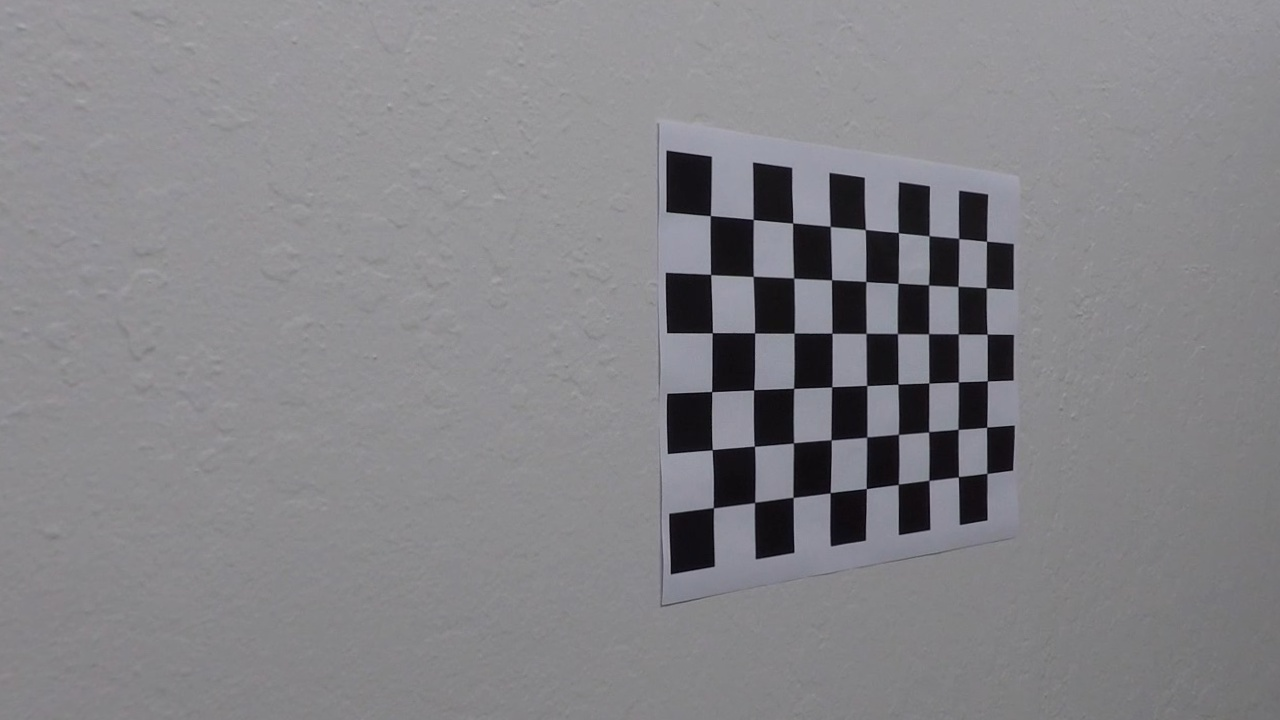
#> input picture camera_cal_corners/calibration8_undistorted.jpg, 1280 x 720 px
$ python perspective_plot.py
#> lines starting #> are read from the running program, lines starting #| are printed output that depends on the picture
#> in main, img is the input picture: shape (720, 1280, 3); mean B, G, R 135.8, 132, 132.7
import cv2
import numpy as np
import matplotlib.pyplot as plt
import os


def unwarp_chessboard(img, row_number, col_number, offset):
    """
    warp an chessboard image
    :param img: input image
    :param row_number: number of rows
    :param col_number: number of columns
    :param offset: offset of the four outmost inner corners in the warped image
    :return: warped image and perspective matrix
    """
#> called with row_number = 6, col_number = 9, offset = 0

    gray = cv2.cvtColor(img, cv2.COLOR_BGR2GRAY)

    ret, corners = cv2.findChessboardCorners(gray, (col_number, row_number), None)
#> ret = True; corners = 54 rows, first 8: [710.5, 215.8], [752.6, 218.9], [792.9, 223], [829.5, 225.6], [865.8, 229.3], [897.5, 231.9], [929.5, 235.1], [959.5, 239.5]

    src = np.float32([corners[0], corners[col_number - 1], corners[-1], corners[-col_number]])
#> src = [[710.5, 215.8], [986.3, 241.3], [987.6, 474.3], [714, 508.3]]

    img_size = (gray.shape[1], gray.shape[0])  # `img_size = gray.shape` should also work
#> img_size = (1280, 720)

    dst = np.float32([[offset, offset],
                      [img_size[0] - offset, offset],
                      [img_size[0] - offset, img_size[1] - offset],
                      [offset, img_size[1] - offset]])

    M = cv2.getPerspectiveTransform(src, dst)
#> M = [[2.42, -0.0283, -1712.5], [-0.148, 1.6, -240.1], [-0.000484, -9.45e-06, 1]]

    warped = cv2.warpPerspective(img, M, img_size, flags=cv2.INTER_LINEAR)
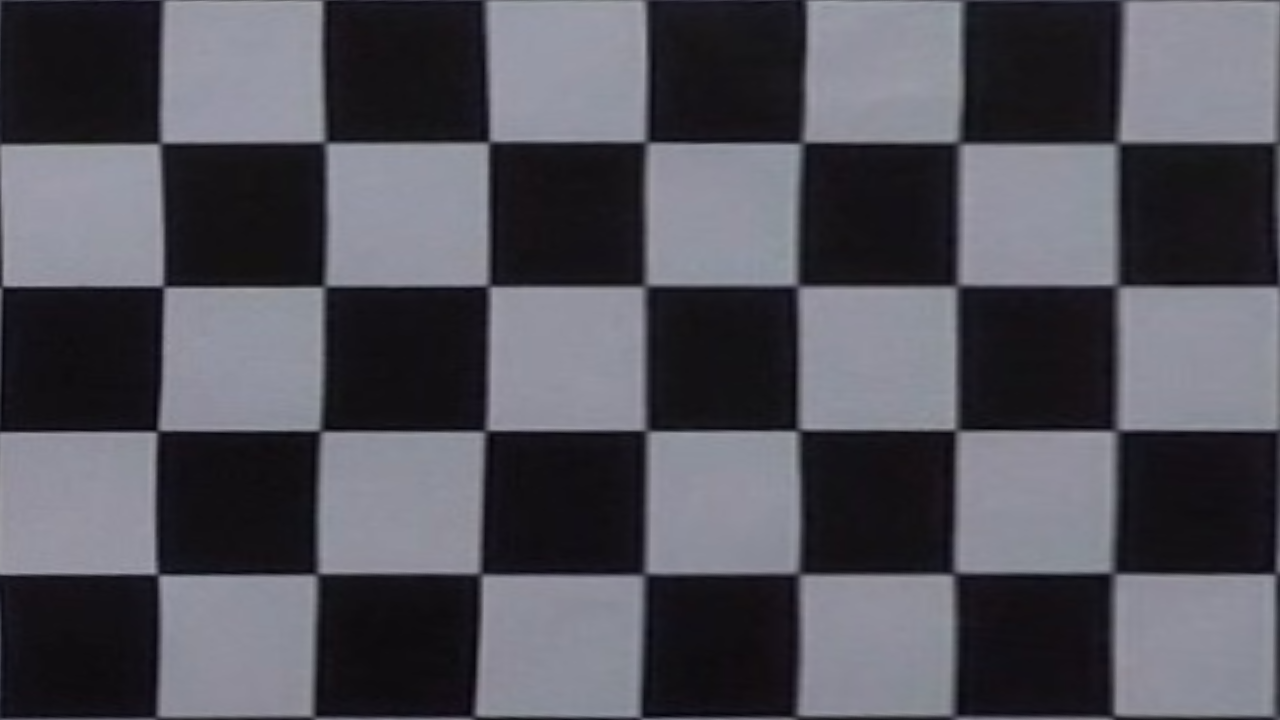
#> warped: shape (720, 1280, 3); mean B, G, R 90, 81.7, 82.3

    return warped, M


def main():
    image_name = 'calibration8'
    base_dir = os.path.dirname(__file__)
    # img_path = os.path.abspath(os.path.join(base_dir, '..', '..', 'camera_cal', image_name + '.jpg'))
    # note calibration2: undistorted image cannot find corners correctly, has to use the original image, as above

    img_path = os.path.abspath(os.path.join(base_dir, '..', '..', 'camera_cal_corners', image_name + '_undistorted.jpg'))
    warped_img_path = os.path.abspath(os.path.join(base_dir, '..', '..', 'camera_cal_corners', image_name + '_warped.jpg'))

    grid_rows = 6
    grid_columns = 9
    offset = 0

    img = cv2.imread(img_path)
    warped_img, perspective_M = unwarp_chessboard(img, grid_rows, grid_columns, offset)
#> perspective_M has the same summary as M in unwarp_chessboard

    f, (ax1, ax2) = plt.subplots(1, 2, figsize=(24, 9))
    f.tight_layout()
    ax1.imshow(img)
    ax1.set_title('Original Image', fontsize=50)
    ax2.imshow(warped_img)
    ax2.set_title('Warped Image', fontsize=50)
    plt.subplots_adjust(left=0., right=1, top=0.9, bottom=0.)
    plt.savefig(warped_img_path)
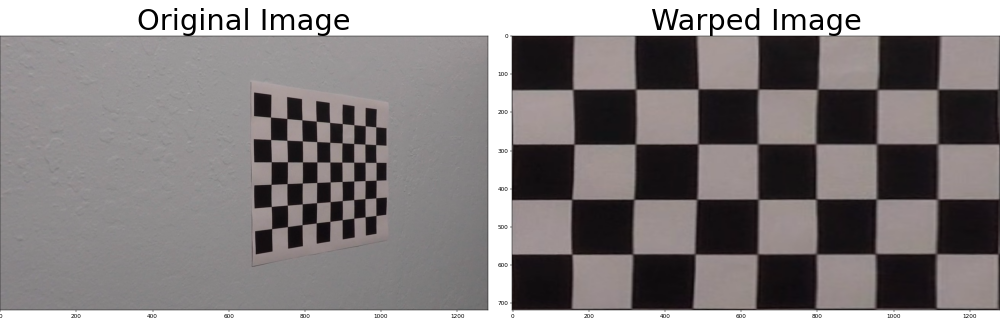
#> figure drawn by matplotlib, 2 panels; B, G, R data is drawn as R, G, B


if __name__ == '__main__':
    main()

$ run again, with camera_cal_corners/calibration2_undistorted.jpg copied over camera_cal_corners/calibration8_undistorted.jpg
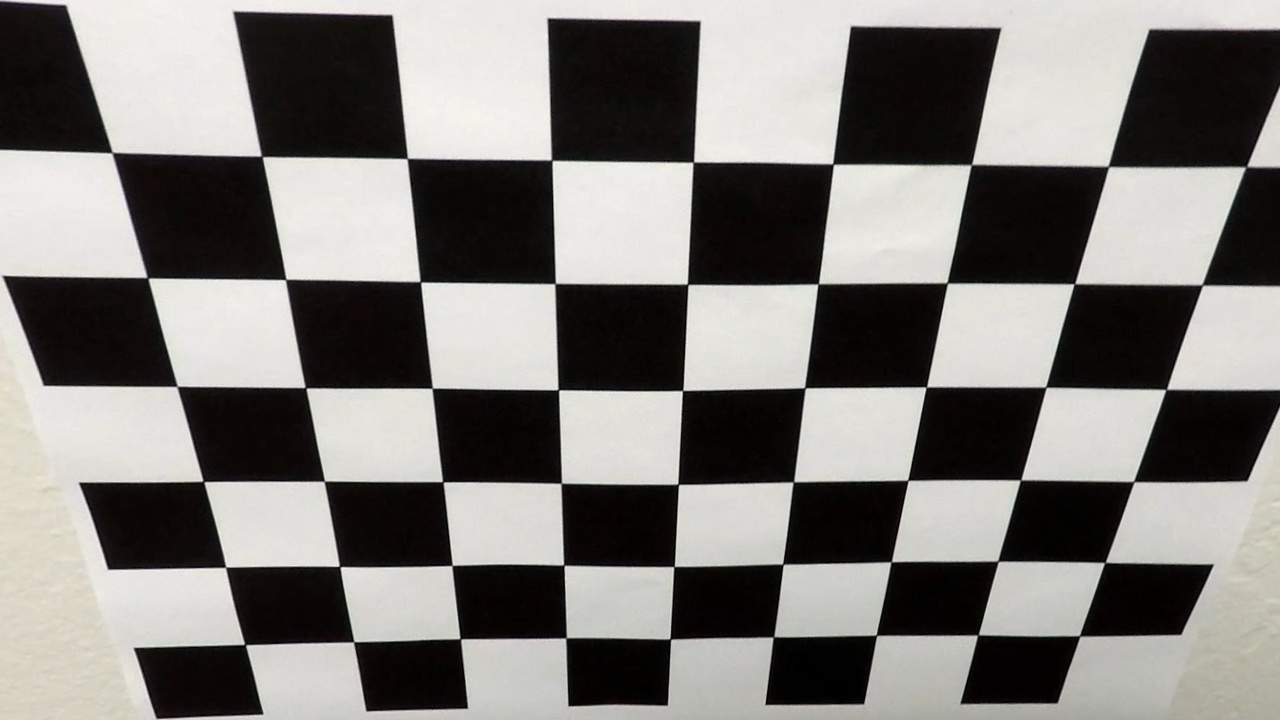
#> input picture camera_cal_corners/calibration2_undistorted.jpg, 1280 x 720 px
#> in main, img is the input picture: shape (720, 1280, 3); mean B, G, R 121.2, 124.5, 126.4
#> ret = False; corners = 53 rows, first 8: [111.5, 153], [261.5, 156.5], [285.5, 279.5], [147.5, 277.5], [407, 158.5], [420.5, 282], [432.5, 388], [305.5, 388]
#> src = [[111.5, 153], [177, 386.5], [551.5, 160.5], [693.5, 162]]
#> M = [[0.126, -8.18, 1237.4], [-0.00731, 0.00205, 0.501], [5.81e-05, -0.00646, 1]]
#> in unwarp_chessboard, `warped = cv2.warpPerspective(img, M, img_size, flags=cv2.INTER_LINEAR)`:
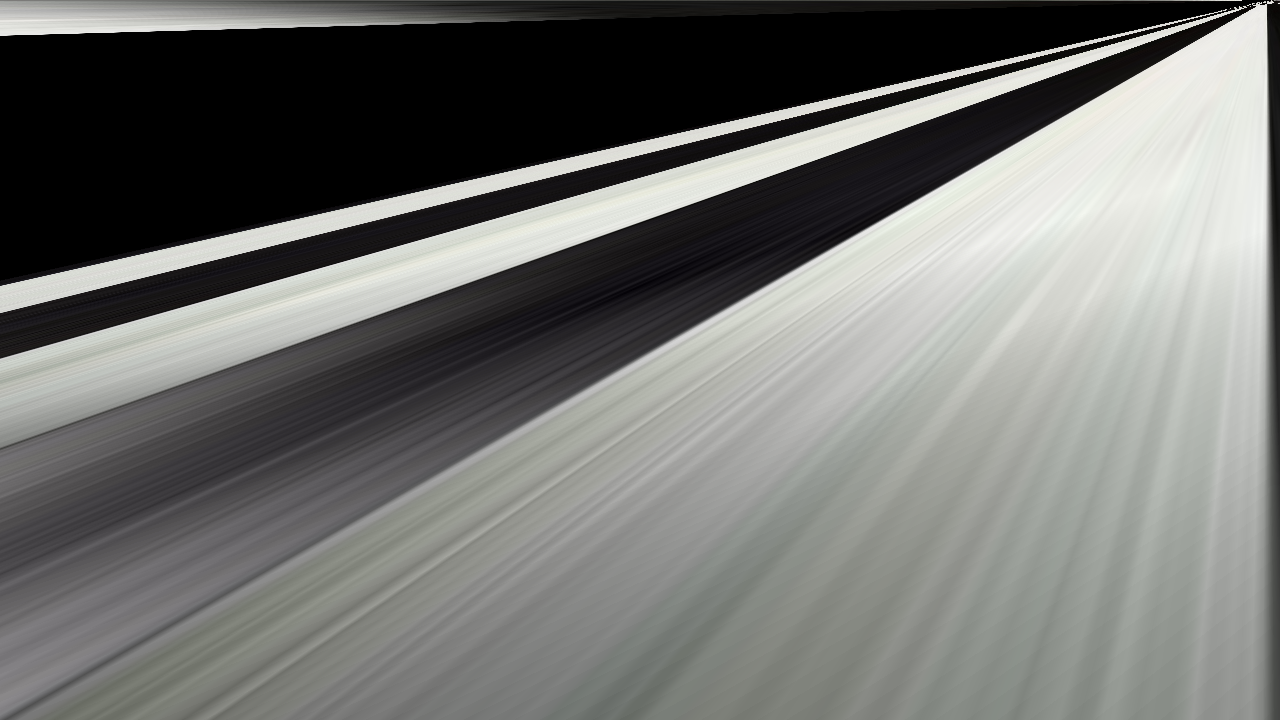
#> warped: shape (720, 1280, 3); mean B, G, R 112.4, 115, 114.1
#> perspective_M has the same summary as M in unwarp_chessboard
#> in main, `plt.savefig(warped_img_path)`:
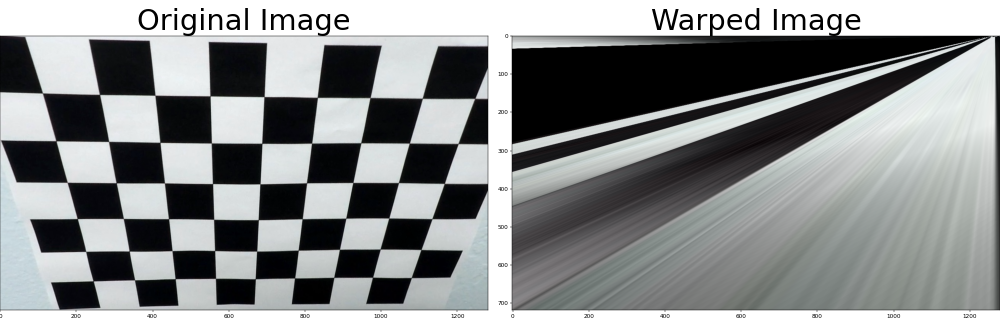
#> figure drawn by matplotlib, 2 panels; B, G, R data is drawn as R, G, B

$ run again, with camera_cal_corners/calibration9_undistorted.jpg copied over camera_cal_corners/calibration8_undistorted.jpg
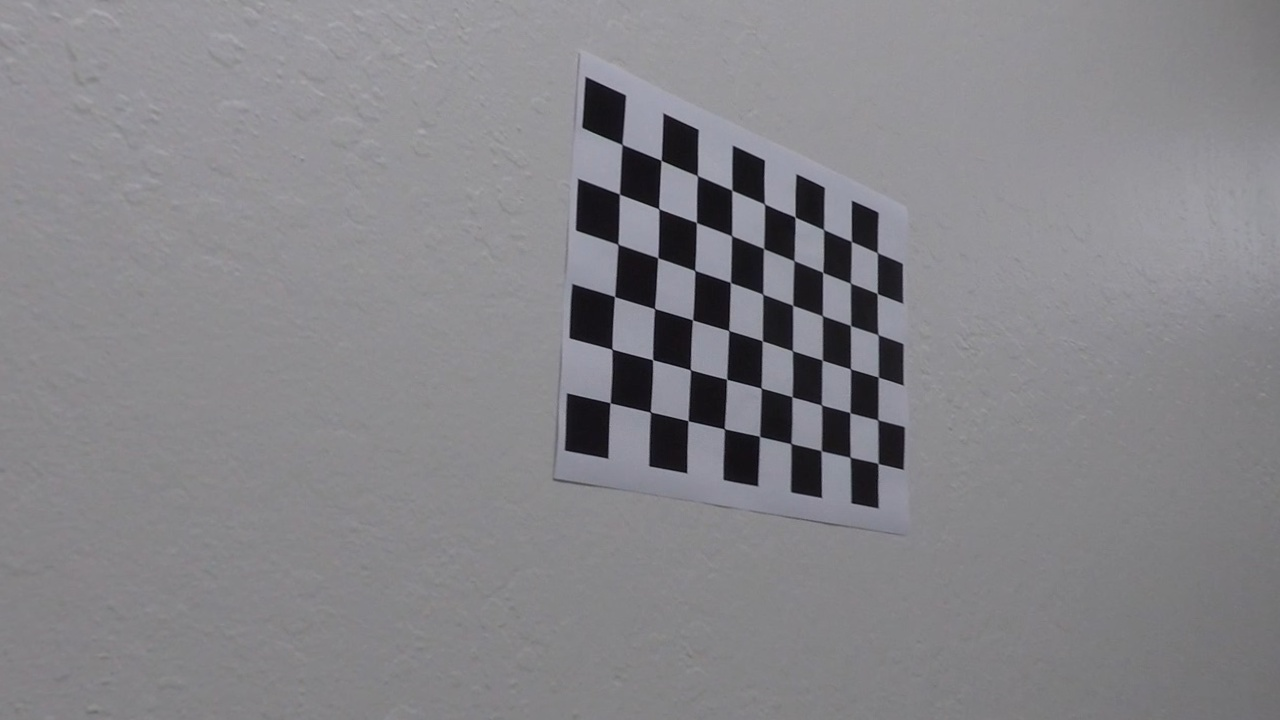
#> input picture camera_cal_corners/calibration9_undistorted.jpg, 1280 x 720 px
#> in main, img is the input picture: shape (720, 1280, 3); mean B, G, R 136.6, 132.5, 133.4
#> ret = True; corners = 54 rows, first 8: [622.1, 144.5], [661.1, 160.3], [697.4, 175.6], [731.9, 190.2], [764.4, 203.9], [795, 217.1], [823.5, 229.4], [851.4, 241.5]
#> src = [[622.1, 144.5], [877.3, 252.6], [878, 463.6], [610.1, 402.7]]
#> M = [[2.67, 0.124, -1680.8], [-0.818, 1.93, 229.9], [-0.000551, 0.000106, 1]]
#> in unwarp_chessboard, `warped = cv2.warpPerspective(img, M, img_size, flags=cv2.INTER_LINEAR)`:
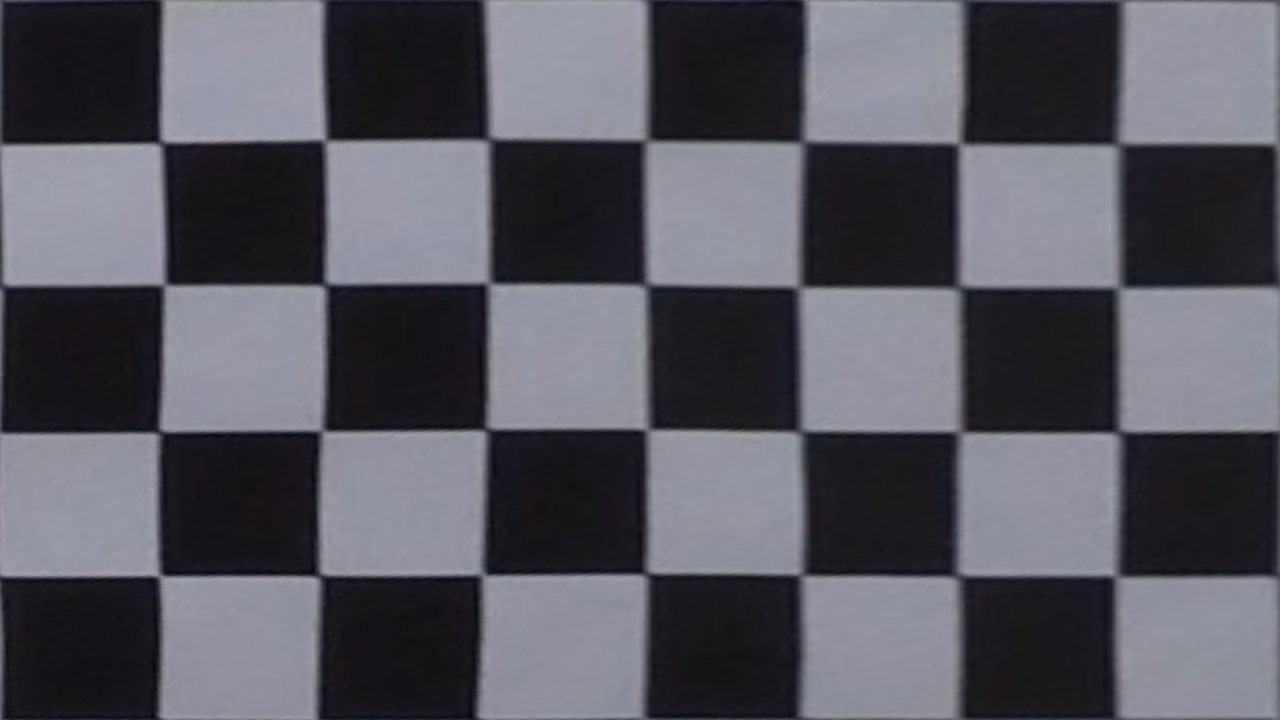
#> warped: shape (720, 1280, 3); mean B, G, R 95.4, 86.7, 87.1
#> perspective_M has the same summary as M in unwarp_chessboard
#> in main, `plt.savefig(warped_img_path)`:
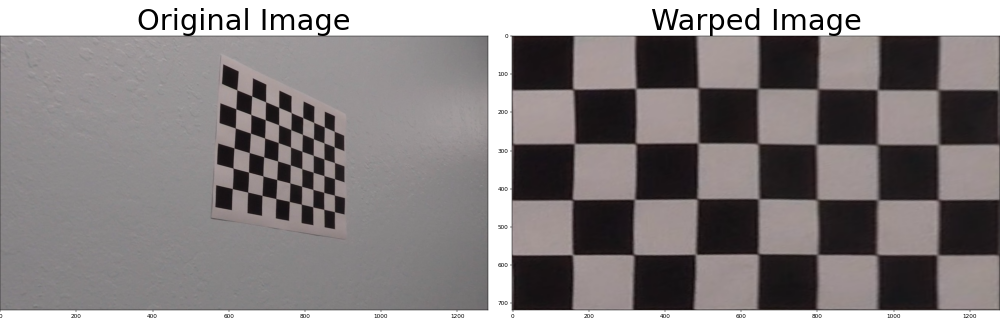
#> figure drawn by matplotlib, 2 panels; B, G, R data is drawn as R, G, B
